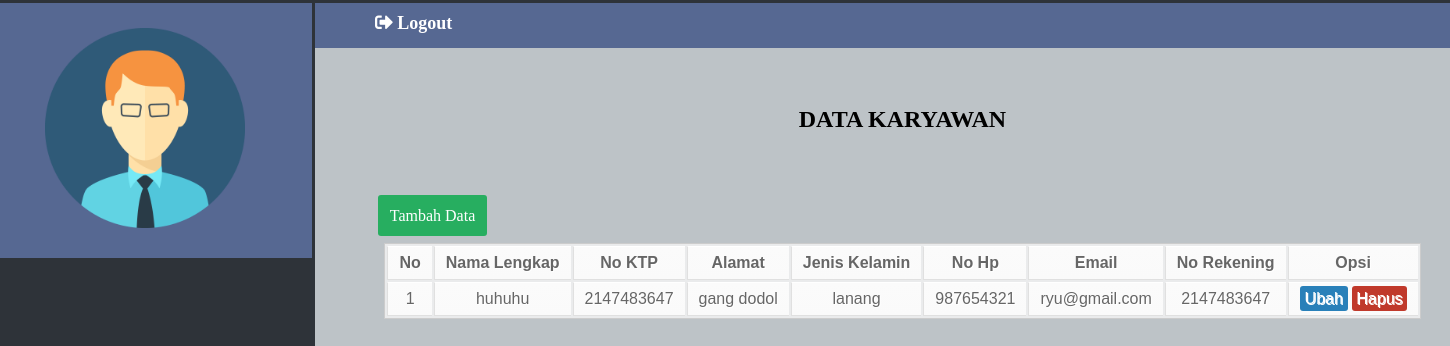
Before: / with the older database file.
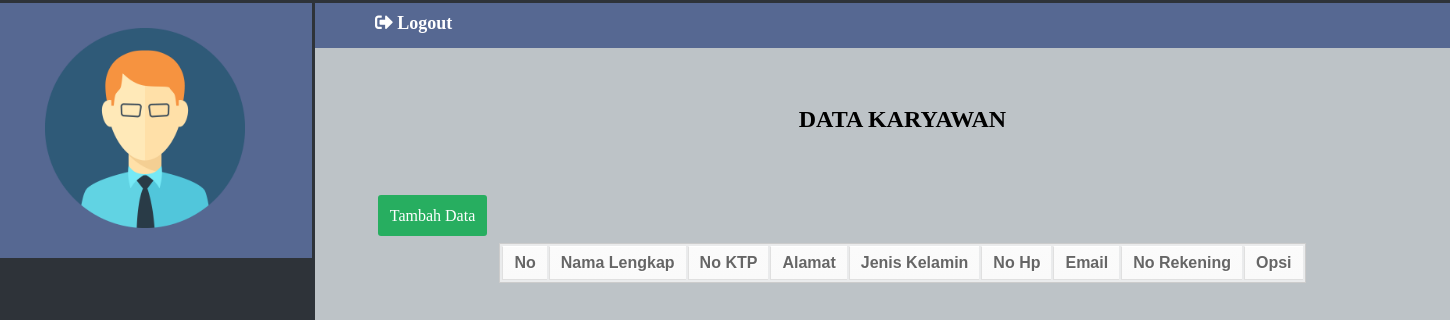
After: the same page with the newer database file.
### tables this page shows
CREATE TABLE `karyawan` (
  `id_karyawan` int(15) NOT NULL,
  `nama_lengkap` varchar(225) NOT NULL,
  `no_ktp` int(50) NOT NULL,
  `alamat` varchar(500) NOT NULL,
  `jenis_kelamin` varchar(25) NOT NULL,
  `no_hp` int(25) NOT NULL,
  `email` varchar(100) NOT NULL,
  `no_rekening` int(100) NOT NULL
);

### INDEX.PHP (the view, shortened to what this page needs)
<!DOCTYPE html>
<html>
<head>
	<link rel="stylesheet" href="https://use.fontawesome.com/releases/v5.5.0/css/all.css">
</head>
<body>
	<div id="kiri">
		<div class="menu">
			<img src="logo.png">
		</div>
	</div>
	<div id="kanan">
		<div class="header">
         	<a id="empat" href="logout.php" class="fas fa-sign-out-alt"> Logout</a>
		</div>
		<div id="section">
			<br>
			<h2>DATA KARYAWAN</h2><br><br>
			<table align="center"><br>
				<a class="add" style="background-color: #27ae60;color: white;border-radius:3px;margin-left: -940px;padding: 12px; " href="forminput.php">Tambah Data</a><br><br>
				<tr style="text-align: center;">
					<td><b>No</b></td>
					<td><b>Nama Lengkap</b></td>
					<td><b>No KTP</b></td>
					<td><b>Alamat</b></td>
					<td><b>Jenis Kelamin</b></td>
					<td><b>No Hp</b></td>
					<td><b>Email</b></td>
					<td><b>No Rekening</b></td>
					<td><b>Opsi</b></td>
				</tr>
				<?php
				include 'connect.php';
				$no = 1;
				$select = mysqli_query($conn, "SELECT * FROM karyawan");
				while($hasil = mysqli_fetch_array($select)){
				?>
				<tr>
					<td><?php echo $no++ ?></td>
					<td><?php echo $hasil['nama_lengkap']; ?></td>
					<td><?php echo $hasil['no_ktp']; ?></td>
					<td><?php echo $hasil['alamat']; ?></td>
					<td><?php echo $hasil['jenis_kelamin']; ?></td>
					<td><?php echo $hasil['no_hp']; ?></td>
					<td><?php echo $hasil['email']; ?></td>
					<td><?php echo $hasil['no_rekening']; ?></td>
					<td >
						<a class="opsi" style="background-color: #2980b9;color:white;border-radius: 3px;padding: 4px 5px;" href="edit.php?id_karyawan=<?php echo $hasil['id_karyawan'] ?>">Ubah</a>
						<a style="background-color:#c0392b;color:white;border-radius: 3px;padding:4px;margin-top:20px;" href="hapus.php?id_karyawan=<?php echo $hasil['id_karyawan'] ?>">Hapus</a>
					</td>
				</tr>
				<?php
					}
				?>
			</table>
		</div>
</body>
</html>

### INDEX.PHP (style rules this page uses)
body { background: #2e3339; margin-right: 20%; margin-left: 20%; }
a,a:hover,a:visited,a:active { text-decoration: none; color: #999; }
img { width: 200px; margin-top: 25px; height: 200px; margin-left: 50px; }
#kiri { background: ##2c3e50; height: 710px; width: 320px; margin-left: -295px; }
#kanan { background: #bdc3c7; height: 1315px; width: 1175px; margin-left: 25px; margin-top: -713px; }
.menu { color: white; background:#566892; width: 317px; height: 255px; margin-top: -5px }
.header { background: #566892; width: 1155px; height: 25px; color: white; margin-top: 3px; padding: 10px; }
#empat { color: white; font-size: 18px; margin-left: 50px; }
#section { text-align: center; margin-top: 20px; }
table { font-family: Arial, Helvetica, sans-serif; color: #666; text-shadow: 1px 1px 0px #fff; background: #eaebec; border: #ccc 1px solid; }
table tr { text-align: center; padding-left: 20px; }
table td { padding: 7px 11px; border-top: 1px solid #ffffff; border-bottom: 1px solid #e0e0e0; border-left: 1px solid #e0e0e0; background: #fafafa; background: -webkit-gradient(linear, left top, left bottom, from(#fbfbfb), to(#fafafa)); background: -moz-linear-gradient(top, #fbfbfb, #fafafa); }

Changed rows visible on the page:
removed karyawan: nama_lengkap "huhuhu", no_ktp "2147483647", alamat "gang dodol", jenis_kelamin "lanang", no_hp "987654321", email "ryu@gmail.com", no_rekening "2147483647"
